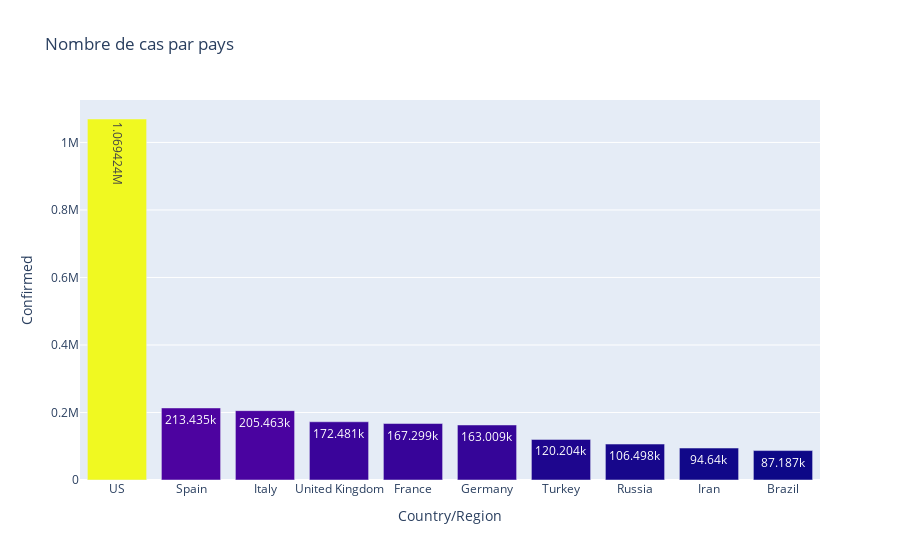

The cell this chart's notebook holds for it:
### Code cell
fig = px.bar(top10,x='Country/Region',y='Confirmed',text_auto=True,title='Nombre de cas par pays',color='Confirmed')
fig.update(layout_coloraxis_showscale=False)
fig.show()

### Figure 1 — Plotly figure (JSON) as saved in the notebook; plotly's stock layout.template omitted (floating-point values rounded to 4 significant figures)
{"data": [{"alignmentgroup": "True", "hovertemplate": "Country/Region=%{x}<br>Confirmed=%{marker.color}<extra></extra>", "legendgroup": "", "marker": {"color": [1069424, 213435, 205463, 172481, 167299, 163009, 120204, 106498, 94640, 87187], "coloraxis": "coloraxis", "pattern": {"shape": ""}}, "name": "", "offsetgroup": "", "orientation": "v", "showlegend": false, "textposition": "auto", "texttemplate": "%{y}", "type": "bar", "x": ["US", "Spain", "Italy", "United Kingdom", "France", "Germany", "Turkey", "Russia", "Iran", "Brazil"], "xaxis": "x", "y": [1069424, 213435, 205463, 172481, 167299, 163009, 120204, 106498, 94640, 87187], "yaxis": "y"}], "layout": {"barmode": "relative", "coloraxis": {"colorbar": {"title": {"text": "Confirmed"}}, "colorscale": [[0, "#0d0887"], [0.1111, "#46039f"], [0.2222, "#7201a8"], [0.3333, "#9c179e"], [0.4444, "#bd3786"], [0.5556, "#d8576b"], [0.6667, "#ed7953"], [0.7778, "#fb9f3a"], [0.8889, "#fdca26"], [1, "#f0f921"]], "showscale": false}, "legend": {"tracegroupgap": 0}, "title": {"text": "Nombre de cas par pays"}, "xaxis": {"anchor": "y", "domain": [0, 1], "title": {"text": "Country/Region"}}, "yaxis": {"anchor": "x", "domain": [0, 1], "title": {"text": "Confirmed"}}}}
